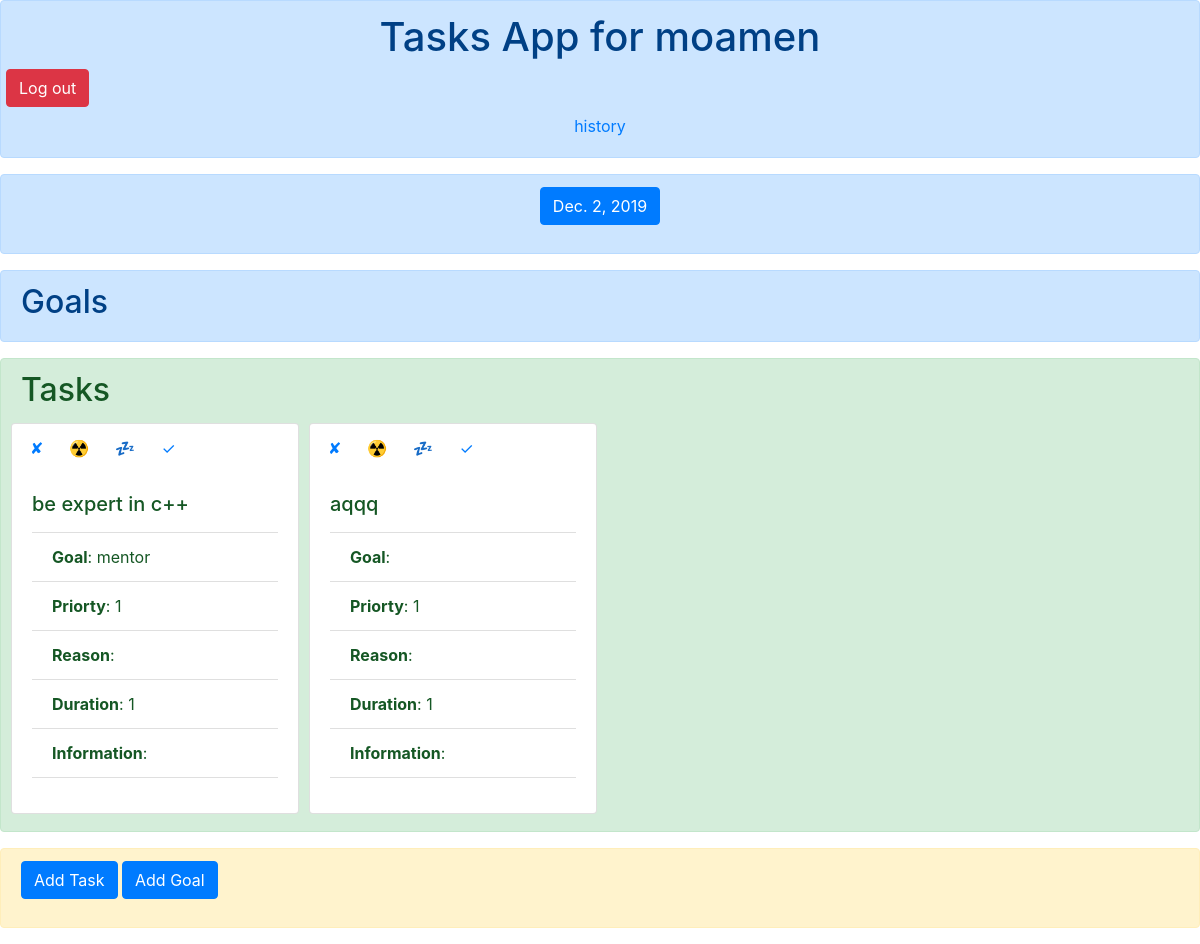
The app's page / (signed in) with its own data.
### tasks_app/models.py (models this page shows)
class Day(models.Model):
    date = models.DateField()
    daily_tasks = models.ManyToManyField(Task)

class Task(models.Model):
    task_name = models.CharField(max_length=200, null=True) # not null
    task_goal = models.CharField(max_length=200, blank=True)
    task_priority = models.PositiveSmallIntegerField(blank=True)
    task_reason = models.CharField(max_length=200, blank=True)
    task_duration = models.IntegerField(default=1)
    task_informations = models.CharField(max_length=200, blank=True)
    task_done = models.BooleanField(default=False)
    task_user = models.ForeignKey(User, on_delete=models.SET_NULL, null=True, blank=True)

### tasks_app/views.py (the view)
# urls.py: 2. Add a URL to urlpatterns:  path('', views.home, name='home')
def home(request):
    try:
        tasks = Task.objects.filter(task_user=request.user)
    except: # if no logged user
        tasks = []
    days = Day.objects.all()
    today = Day.objects.get_or_create(date=datetime.date.today())[0]
    goals = Goal.objects.all().order_by("priority")
    return render(request, "home_tasks.html", {"tasks":tasks, "days":days, "goals":goals, "today":today})

### tasks_app/templates/home_tasks.html (shortened to what this page needs)
<!doctype html>
<html lang="en">
<head>
	<link rel="stylesheet" href="https://stackpath.bootstrapcdn.com/bootstrap/4.3.1/css/bootstrap.min.css"
>
</head>
<body>
	<div class="alert alert-primary" style="text-align: center;">
		<h1>Tasks App for {{user}}</h1>
		<div class='row'>
			{% if user.username %}
			<form action="accounts/logout/" method='POST'>
				<button type="submit" value="submit" class="btn btn-danger">Log out</button>
			</form>
			{% endif %}
		</div>
		<form action="history/" method='POST'>
			<button type="submit" value="submit" style=" text-decoration: none;" class="btn btn-link">history</button>
		</form>
	</div>
	<div class="alert alert-primary h-100 align-items-center" style="text-align: center;">
		<div class="row">
			{% if today %}
			<div class="col">
				<p>
					<a class="btn btn-primary" data-toggle="collapse" href="#day_{{forloop.counter}}" role="button"
						aria-expanded="false" aria-controls="multiCollapseExample1">{{today.date}}</a>
				</p>
			</div>
			{% endif %}
		</div>
	</div>
	<div class="alert alert-primary">
		<h2 id="goals_title">Goals</h2>
	</div>
	<div class="alert alert-success" role="alert">
		<h2>Tasks</h2>
		<div class="row">
			{% for task in tasks %}
			<div id="task_{{task.id}}" class="card {% if task.task_done %} bg-success {% endif %}"
				style="width: 18rem; margin: 5px;">
				<div class="row" style="margin:5px;">
					<form action="{{task.id}}/remove_task/" method='POST'>
						<button type="submit" value="submit" style=" text-decoration: none;"
							class="btn btn-link">&#x2718</button>
					</form>
					<form action="{{task.id}}/add_task_to_daily_tasks/" method='POST'>
						<button type="submit" value="submit" style=" text-decoration: none;"
							class="btn btn-link">&#x2622;</button>
					</form>
					<form action="{{task.id}}/remove_task_from_daily_tasks/" method='POST'>
						<button type="submit" value="submit" style=" text-decoration: none;"
							class="btn btn-link">&#x1F4A4;</button>
					</form>
					<form action="{{task.id}}/task_done/" method='POST'>
						<button type="submit" value="submit" style=" text-decoration: none;"
							class="btn btn-link">&#x2713;</button>
					</form>
				</div>
				<div class="card-body">
					<h5 class="card-title">{{task.task_name}}</h5>
					<p class="card-text">
						<ul class="list-group list-group-flush">
							<li class="list-group-item"><b>Goal</b>: {{task.task_goal}}</li>
							<li class="list-group-item"><b>Priorty</b>: {{task.task_priority}}</li>
							<li class="list-group-item"><b>Reason</b>: {{task.task_reason}}</li>
							<li class="list-group-item"><b>Duration</b>: {{task.task_duration}}</li>
							<li class="list-group-item"><b>Information</b>: {{task.task_informations}}</li>
						</ul>
					</p>
				</div>
			</div>
			{% endfor %}
		</div>
	</div>
	<div class="alert alert-warning">
		<p>
			<a class="btn btn-primary" data-toggle="collapse" href="#multiCollapseExample1" role="button"
				aria-expanded="false" aria-controls="multiCollapseExample1">Add Task</a>
			<button class="btn btn-primary" type="button" data-toggle="collapse" data-target="#multiCollapseExample2"
				aria-expanded="false" aria-controls="multiCollapseExample2">Add Goal</button>
		</p>
	</div>
	{% load static %}
</body>
</html>

### records on screen
Day: date "Dec. 2, 2019"
Task: task_name "be expert in c++", task_goal "mentor", task_priority "1", task_duration "1"
Task: task_name "aqqq", task_priority "1", task_duration "1"

### other values on screen
{{ user }} "moamen"
